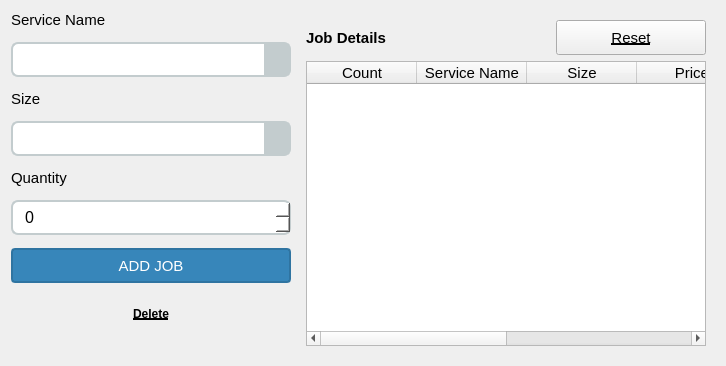
                     <widget class="QWidget" name="widget_26" native="true">
                      <property name="sizePolicy">
                       <sizepolicy hsizetype="Preferred" vsizetype="Expanding">
                        <horstretch>0</horstretch>
                        <verstretch>0</verstretch>
                       </sizepolicy>
                      </property>
                      <property name="minimumSize">
                       <size>
                        <width>400</width>
                        <height>250</height>
                       </size>
                      </property>
                      <property name="maximumSize">
                       <size>
                        <width>16777215</width>
                        <height>16777215</height>
                       </size>
                      </property>
                      <layout class="QHBoxLayout" name="horizontalLayout_24">
                       <item>
                        <layout class="QVBoxLayout" name="verticalLayout_12">
                         <property name="spacing">
                          <number>13</number>
                         </property>
                         <item>
                          <widget class="QLabel" name="label_31">
                           <property name="minimumSize">
                            <size>
                             <width>220</width>
                             <height>0</height>
                            </size>
                           </property>
                           <property name="maximumSize">
                            <size>
                             <width>220</width>
                             <height>16777215</height>
                            </size>
                           </property>
                           <property name="font">
                            <font>
                             <pointsize>11</pointsize>
                            </font>
                           </property>
                           <property name="text">
                            <string>Service Name</string>
                           </property>
                          </widget>
                         </item>
                         <item>
                          <widget class="QComboBox" name="category_name_nt">
                           <property name="sizePolicy">
                            <sizepolicy hsizetype="Expanding" vsizetype="Fixed">
                             <horstretch>0</horstretch>
                             <verstretch>0</verstretch>
                            </sizepolicy>
                           </property>
                           <property name="minimumSize">
                            <size>
                             <width>280</width>
                             <height>35</height>
                            </size>
                           </property>
                           <property name="maximumSize">
                            <size>
                             <width>280</width>
                             <height>35</height>
                            </size>
                           </property>
                           <property name="font">
                            <font>
                             <pointsize>12</pointsize>
                            </font>
                           </property>
                           <property name="cursor">
                            <cursorShape>PointingHandCursor</cursorShape>
                           </property>
                           <property name="styleSheet">
                            <string notr="true">QComboBox{
	background-color:white;
	color:black;
	border-radius:7px;
    border: 2px solid #c3ccce;
	padding-left: 10px;
}

QComboBox::drop-down {
	border: 0px;
	background-color: #c3ccce;
	padding: 5px 5px;
width: 15px;
}

QComboBox::down-arrow {
	image: url(:/icon/icon/down-arrow.png);
	width: 15px;
	height: 15px;
	padding: 10px 10px;
}</string>
                           </property>
                          </widget>
                         </item>
                         <item>
                          <widget class="QLabel" name="label_32">
                           <property name="minimumSize">
                            <size>
                             <width>220</width>
                             <height>0</height>
                            </size>
                           </property>
                           <property name="maximumSize">
                            <size>
                             <width>220</width>
                             <height>16777215</height>
                            </size>
                           </property>
                           <property name="font">
                            <font>
                             <pointsize>11</pointsize>
                            </font>
                           </property>
                           <property name="text">
                            <string>Size</string>
                           </property>
                          </widget>
                         </item>
                         <item>
                          <widget class="QComboBox" name="category_size">
                           <property name="sizePolicy">
                            <sizepolicy hsizetype="Expanding" vsizetype="Fixed">
                             <horstretch>0</horstretch>
                             <verstretch>0</verstretch>
                            </sizepolicy>
                           </property>
                           <property name="minimumSize">
                            <size>
                             <width>280</width>
                             <height>35</height>
                            </size>
                           </property>
                           <property name="maximumSize">
                            <size>
                             <width>280</width>
                             <height>35</height>
                            </size>
                           </property>
                           <property name="font">
                            <font>
                             <pointsize>12</pointsize>
                            </font>
                           </property>
                           <property name="cursor">
                            <cursorShape>PointingHandCursor</cursorShape>
                           </property>
                           <property name="styleSheet">
                            <string notr="true">QComboBox{
	background-color:white;
	color:black;
	border-radius:7px;
    border: 2px solid #c3ccce;
	padding-left: 10px;
}

QComboBox::drop-down {
	border: 0px;
	background-color: #c3ccce;
	padding: 5px 5px;
width: 15px;
}

QComboBox::down-arrow {
	image: url(:/icon/icon/down-arrow.png);
	width: 15px;
	height: 15px;
	padding: 10px 10px;
}</string>
                           </property>
                          </widget>
                         </item>
                         <item>
                          <widget class="QLabel" name="label_33">
                           <property name="minimumSize">
                            <size>
                             <width>220</width>
                             <height>0</height>
                            </size>
                           </property>
                           <property name="maximumSize">
                            <size>
                             <width>220</width>
                             <height>16777215</height>
                            </size>
                           </property>
                           <property name="font">
                            <font>
                             <pointsize>11</pointsize>
                            </font>
                           </property>
                           <property name="text">
                            <string>Quantity</string>
                           </property>
                          </widget>
                         </item>
                         <item>
                          <widget class="QSpinBox" name="product_quantity">
                           <property name="minimumSize">
                            <size>
                             <width>280</width>
                             <height>35</height>
                            </size>
                           </property>
                           <property name="maximumSize">
                            <size>
                             <width>280</width>
                             <height>35</height>
                            </size>
                           </property>
                           <property name="font">
                            <font>
                             <pointsize>12</pointsize>
                            </font>
                           </property>
                           <property name="styleSheet">
                            <string notr="true">QSpinBox{
	background-color:white;
	color:black;
	border-radius:7px;
    border: 2px solid #c3ccce;
	padding-left: 10px;
}

QSpinBox::drop-down {
	border: 0px;
	background-color: #c3ccce;
	padding: 5px 5px;
width: 15px;
}

QSpinBox::down-arrow {
	image: url(:/icon/icon/down-arrow.png);
	width: 15px;
	height: 15px;
	padding: 10px 10px;
}</string>
                           </property>
                           <property name="maximum">
                            <number>9999999</number>
                           </property>
                          </widget>
                         </item>
                         <item>
                          <widget class="QPushButton" name="add_order_nt">
                           <property name="sizePolicy">
                            <sizepolicy hsizetype="Expanding" vsizetype="Fixed">
                             <horstretch>0</horstretch>
                             <verstretch>0</verstretch>
                            </sizepolicy>
                           </property>
                           <property name="minimumSize">
                            <size>
                             <width>280</width>
                             <height>35</height>
                            </size>
                           </property>
                           <property name="maximumSize">
                            <size>
                             <width>280</width>
                             <height>35</height>
                            </size>
                           </property>
                           <property name="font">
                            <font>
                             <pointsize>11</pointsize>
                            </font>
                           </property>
                           <property name="cursor">
                            <cursorShape>PointingHandCursor</cursorShape>
                           </property>
                           <property name="styleSheet">
                            <string notr="true">#add_order_nt {
	background-color: #3786BA;
	color: white;
    border: 2px solid #2F74A1;
	border-radius: 4px;


}</string>
                           </property>
                           <property name="text">
                            <string>ADD JOB</string>
                           </property>
                           <property name="iconSize">
                            <size>
                             <width>20</width>
                             <height>30</height>
                            </size>
                           </property>
                           <property name="checkable">
                            <bool>false</bool>
                           </property>
                           <property name="autoRepeat">
                            <bool>false</bool>
                           </property>
                           <property name="autoExclusive">
                            <bool>false</bool>
                           </property>
                          </widget>
                         </item>
                         <item>
                          <widget class="QPushButton" name="delete_job_detail_btn">
                           <property name="sizePolicy">
                            <sizepolicy hsizetype="Expanding" vsizetype="Fixed">
                             <horstretch>0</horstretch>
                             <verstretch>0</verstretch>
                            </sizepolicy>
                           </property>
                           <property name="minimumSize">
                            <size>
                             <width>280</width>
                             <height>35</height>
                            </size>
                           </property>
                           <property name="maximumSize">
                            <size>
                             <width>280</width>
                             <height>35</height>
                            </size>
                           </property>
                           <property name="font">
                            <font>
                             <pointsize>9</pointsize>
                             <weight>75</weight>
                             <bold>true</bold>
                             <underline>true</underline>
                            </font>
                           </property>
                           <property name="cursor">
                            <cursorShape>PointingHandCursor</cursorShape>
                           </property>
                           <property name="text">
                            <string>Delete</string>
                           </property>
                           <property name="iconSize">
                            <size>
                             <width>20</width>
                             <height>30</height>
                            </size>
                           </property>
                           <property name="checkable">
                            <bool>false</bool>
                           </property>
                           <property name="autoRepeat">
                            <bool>false</bool>
                           </property>
                           <property name="autoExclusive">
                            <bool>false</bool>
                           </property>
                           <property name="flat">
                            <bool>true</bool>
                           </property>
                          </widget>
                         </item>
                         <item>
                          <spacer name="verticalSpacer_5">
                           <property name="orientation">
                            <enum>Qt::Vertical</enum>
                           </property>
                           <property name="sizeHint" stdset="0">
                            <size>
                             <width>17</width>
                             <height>24</height>
                            </size>
                           </property>
                          </spacer>
                         </item>
                        </layout>
                       </item>
                       <item>
                        <widget class="QWidget" name="widget_24" native="true">
                         <property name="sizePolicy">
                          <sizepolicy hsizetype="Expanding" vsizetype="Expanding">
                           <horstretch>0</horstretch>
                           <verstretch>0</verstretch>
                          </sizepolicy>
                         </property>
                         <property name="minimumSize">
                          <size>
                           <width>300</width>
                           <height>0</height>
                          </size>
                         </property>
                         <property name="maximumSize">
                          <size>
                           <width>16777215</width>
                           <height>16777215</height>
                          </size>
                         </property>
                         <layout class="QVBoxLayout" name="verticalLayout_16">
                          <item>
                           <layout class="QHBoxLayout" name="horizontalLayout_68">
                            <item>
                             <widget class="QLabel" name="label_41">
                              <property name="font">
                               <font>
                                <pointsize>11</pointsize>
                                <weight>75</weight>
                                <bold>true</bold>
                               </font>
                              </property>
                              <property name="text">
                               <string>Job Details</string>
                              </property>
                             </widget>
                            </item>
                            <item>
                             <widget class="QPushButton" name="reset_job_detail_btn">
                              <property name="sizePolicy">
                               <sizepolicy hsizetype="Fixed" vsizetype="Minimum">
                                <horstretch>0</horstretch>
                                <verstretch>0</verstretch>
                               </sizepolicy>
                              </property>
                              <property name="minimumSize">
                               <size>
                                <width>150</width>
                                <height>35</height>
                               </size>
                              </property>
                              <property name="maximumSize">
                               <size>
                                <width>150</width>
                                <height>16777215</height>
                               </size>
                              </property>
                              <property name="font">
                               <font>
                                <pointsize>11</pointsize>
                                <underline>true</underline>
                               </font>
                              </property>
                              <property name="cursor">
                               <cursorShape>PointingHandCursor</cursorShape>
                              </property>
                              <property name="text">
                               <string>Reset</string>
                              </property>
                             </widget>
                            </item>
                           </layout>
                          </item>
                          <item>
                           <widget class="QTableWidget" name="order_detail_table">
                            <property name="minimumSize">
                             <size>
                              <width>400</width>
                              <height>0</height>
                             </size>
                            </property>
                            <property name="maximumSize">
                             <size>
                              <width>16777215</width>
                              <height>16777215</height>
                             </size>
                            </property>
                            <property name="font">
                             <font>
                              <pointsize>11</pointsize>
                             </font>
                            </property>
                            <property name="frameShadow">
                             <enum>QFrame::Plain</enum>
                            </property>
                            <property name="editTriggers">
                             <set>QAbstractItemView::NoEditTriggers</set>
                            </property>
                            <property name="selectionMode">
                             <enum>QAbstractItemView::MultiSelection</enum>
                            </property>
                            <property name="selectionBehavior">
                             <enum>QAbstractItemView::SelectRows</enum>
                            </property>
                            <property name="showGrid">
                             <bool>false</bool>
                            </property>
                            <property name="gridStyle">
                             <enum>Qt::SolidLine</enum>
                            </property>
                            <property name="sortingEnabled">
                             <bool>true</bool>
                            </property>
                            <property name="wordWrap">
                             <bool>true</bool>
                            </property>
                            <attribute name="horizontalHeaderDefaultSectionSize">
                             <number>110</number>
                            </attribute>
                            <attribute name="horizontalHeaderStretchLastSection">
                             <bool>true</bool>
                            </attribute>
                            <attribute name="verticalHeaderVisible">
                             <bool>false</bool>
                            </attribute>
                            <column>
                             <property name="text">
                              <string>Count</string>
                             </property>
                            </column>
                            <column>
                             <property name="text">
                              <string>Service Name</string>
                             </property>
                            </column>
                            <column>
                             <property name="text">
                              <string>Size</string>
                             </property>
                            </column>
                            <column>
                             <property name="text">
                              <string>Price</string>
                             </property>
                            </column>
                            <column>
                             <property name="text">
                              <string>Qty</string>
                             </property>
                            </column>
                            <column>
                             <property name="text">
                              <string>Total</string>
                             </property>
                            </column>
                           </widget>
                          </item>
                         </layout>
                        </widget>
                       </item>
                      </layout>
                     </widget>
